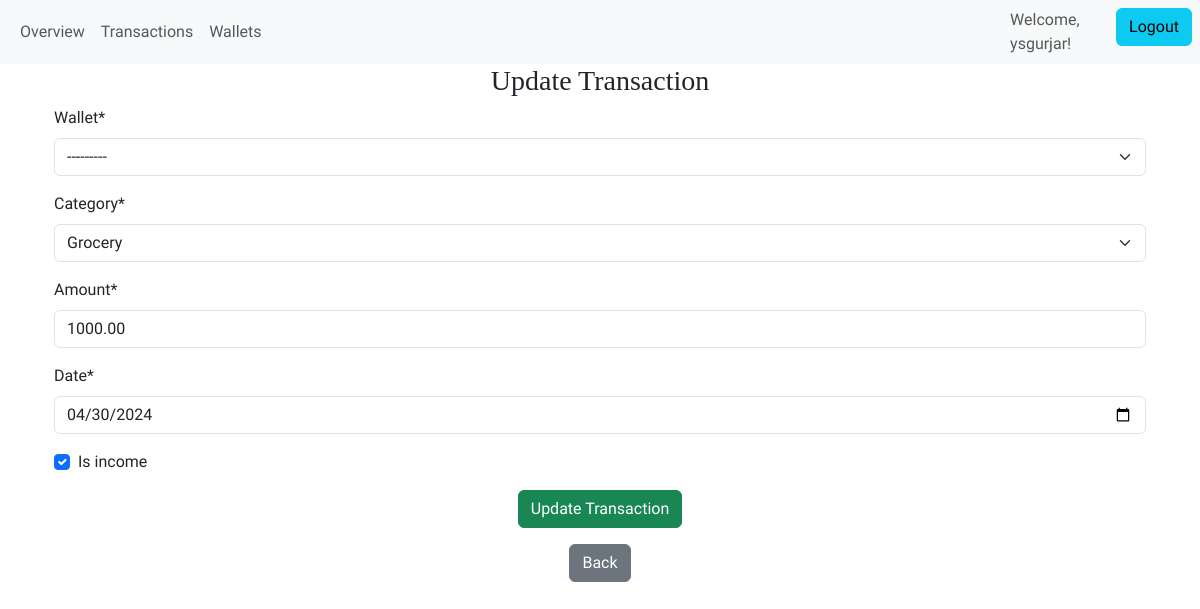
Page /personal/transactions/16/update (signed in) on the committed database.
### expense_tracker/models.py (models this page shows, shortened)
class Transaction(models.Model):
    wallet = models.ForeignKey(
        Wallet, on_delete=models.CASCADE
    )  # One-to-many link to Wallet
    category = models.ForeignKey(
        Category, on_delete=models.SET_NULL, null=True
    )  # Many-to-one link to Category
    amount = models.DecimalField(max_digits=10, decimal_places=2,
                                 validators=[MinValueValidator(Decimal('0.00'))])  # Transaction amount
    date = models.DateField()  # Transaction date
    is_income = models.BooleanField(default=False)
    user=models.ForeignKey(User, on_delete=models.CASCADE)

### expense_tracker/views.py (the view)
# urls.py: path('personal/transactions/<int:pk>/update',views.UpdateTransaction.as_view(),name="update_transaction"),
class UpdateTransaction(LoginRequiredMixin, UpdateView):
    model = Transaction
    form_class=UpdateTransactionForm
    template_name = 'expense_tracker/update_transaction.html'  # Template for update form
    success_url = reverse_lazy('list_transaction')  # URL to redirect after successful update
    def get_form_kwargs(self):
        kwargs = super(UpdateTransaction, self).get_form_kwargs()
        kwargs['user'] = self.request.user
        return kwargs

### expense_tracker/forms.py
class UpdateTransactionForm(forms.ModelForm):
    class Meta:
        model=Transaction
        exclude=['user']
        widgets = {
            'date': forms.DateInput( attrs={'type': 'date', 'max': formats.date_format(timezone.now(), 'Y-m-d')})
        }
    def __init__(self, *args, **kwargs):
        user = kwargs.pop('user', None)
        print("User:", user)
        super().__init__(*args, **kwargs)  # Initialize the form
        if user is not None:  # Check if user is provided
            self.fields['wallet'].queryset = Wallet.objects.filter(user=user)

### expense_tracker/models.py (called while the page is built)
    def __str__(self):
        return f"{self.name}"  # For readable display

    def __str__(self):
        return self.name  # For readable display

### expense_tracker/templates/expense_tracker/update_transaction.html (shortened to what this page needs)
{% extends "expense_tracker/personal_home.html" %}
{% load crispy_forms_tags %}
{% load static %}
{% block content%}
<div class="container text-center">
    <h3>Update Transaction</h3>
    <div class="container text-start ">
        <form method="post">
            {{ form | crispy }}
            <div class="text-center">
                <button type="submit" class="btn btn-success">Update Transaction</button>
            </div>
        </form>
        <div class="container text-center">
            <a href="{% url 'list_transaction' %}" class="btn btn-secondary  my-3">Back</a>
        </div>
    </div>
</div>
{% endblock %}

### expense_tracker/templates/expense_tracker/personal_home.html (shortened to what this page needs)
{% extends "base.html" %}
{% load static %}
{% block navbar%}
<div class="container-fluid">
    <div class="collapse navbar-collapse" id="navbarSupportedContent">
        <ul class="navbar-nav  mb-2 mb-lg-0 ">
            <li class="nav-item">
                <a class="nav-link {% block overview %}{% endblock %}" aria-current="page" href="{% url 'overview' %}">Overview</a>
            </li>
        </ul>
        <ul class="navbar-nav  mb-2 mb-lg-0 ">
            <li class="nav-item">
                <a class="nav-link {% block transactions %}{% endblock %}" aria-current="page" href="{% url 'list_transaction' %}">Transactions</a>
            </li>
        </ul>
        <ul class="navbar-nav  mb-2 mb-lg-0 ">
            <li class="nav-item">
                <a class="nav-link {% block wallets %}{% endblock %}" aria-current="page" href="{% url 'list_wallet' %}">Wallets</a>
            </li>
        </ul>
    </div>
</div>
<ul class="navbar-nav  mb-2 mb-lg-0 ">
    <li class="nav-item">
        <span class="navbar-text">
            Welcome, {{ user.username }}!
        </span>
      </li>
    <li class="nav-item">
        <form method="post" action="{% url 'logout' %}">
          <button type="submit" class="btn btn-info mx-2">Logout</button>
      </form>
      </li>
</ul>
{% endblock %}

### expense_tracker/static/expense_tracker/base.css (style rules this page uses)
:root { --font-source-sans: "Source Sans 3", sans-serif; --font-libre-baskerville: "Libre Baskerville", serif; }
body { font-family: var(--font-source-sans); }
*, *::before, *::after { box-sizing: border-box; }
h1, h2, h3 { font-family: var(--font-libre-baskerville); }
.navbar-nav .nav-link { position: relative; transition: all 0.3s ease-in-out; }

### rows in the picture
Transaction: wallet "---------", category "Grocery", amount "1000.00", date "04/30/2024", is_income "☑"

### other values in the picture
{{ user.username }} "ysgurjar"
